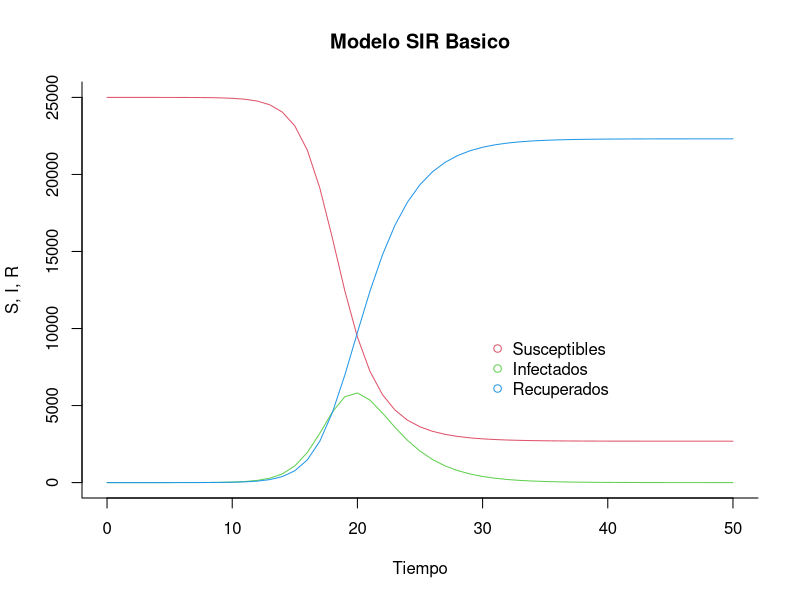

Source code (R):
library(deSolve)
#tamaño poblacional
N = 25000
#estado inicial de los compartimentos
init <- c(S = 1-1e-6,
          I = 1e-6,
          R = 0)
#parámetros del modelo (coeficientes de las variables)
# param <- c(beta = 1.4247,
#            gamma = 0.14286)
param <- c(beta = 1.1897,
           gamma = 0.4761)
#crear la función con las ODE
sir <- function(times, init, param) {
  with(as.list(c(init, param)), {
    #ecuaciones diferenciales   
    dS <- -beta * S * I
    dI <-  beta * S * I - gamma * I
    dR <-                 gamma * I
    #resultados de las tasas de cambio    
    return(list(c(dS, dI, dR)))
  })
}
#intervalo de tiempo y resolución
times <- seq(0, 50, by = 1)
#resolver el sistema de ecuaciones con función 'ode'
out <- ode(y = init, times = times, func = sir, parms = param)
#cambiar out a un data.frame
out <- as.data.frame(out*N) #aqui puede multiplicar 'out' por N
#eliminar la variable 'time' en out
out$time <- NULL
#gráfica
matplot(x = times, y = out, type = "l",
        xlab = "Tiempo", ylab = "S, I, R", main = "Modelo SIR Basico",
        lwd = 1, lty = 1, bty = "l", col = 2:4)
#a?adir leyendas de l?neas
legend(x = 30, y = 1e4, c("Susceptibles", "Infectados", "Recuperados"), 
       pch = 1, col = 2:4, bty = "n", cex = 1)
